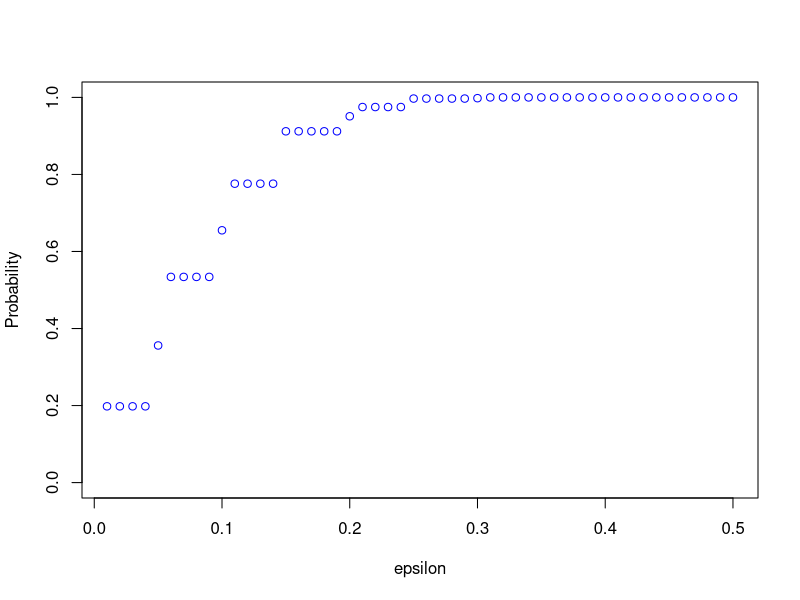
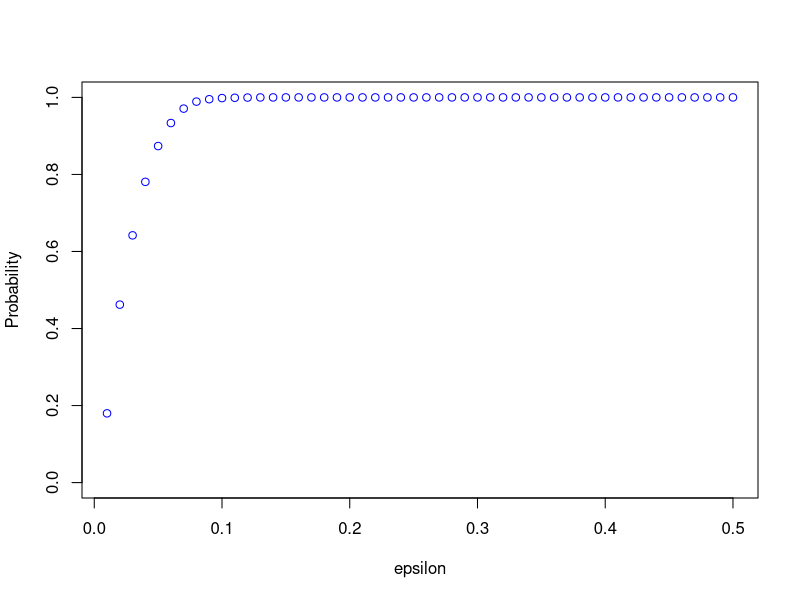
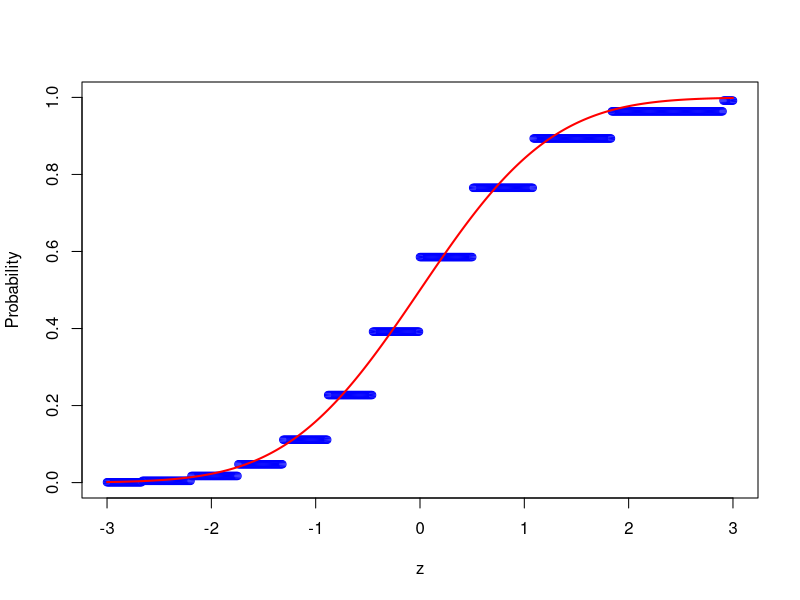
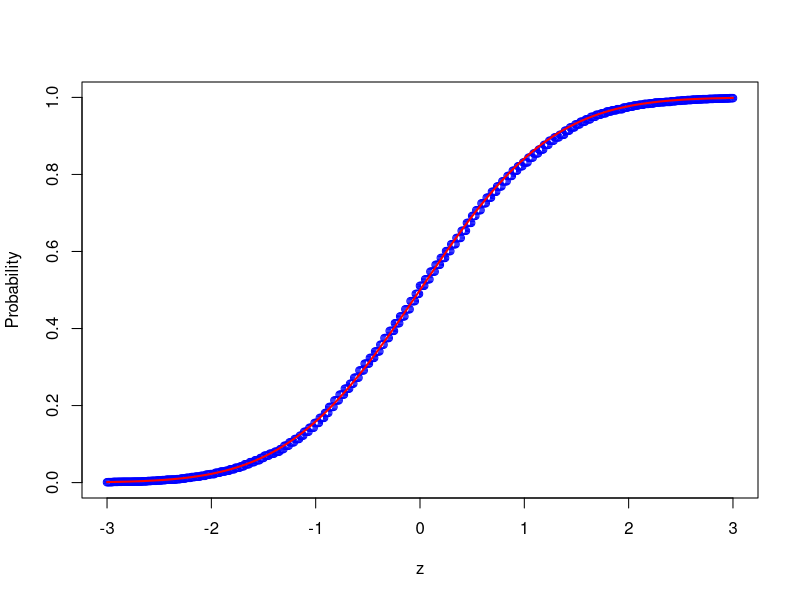
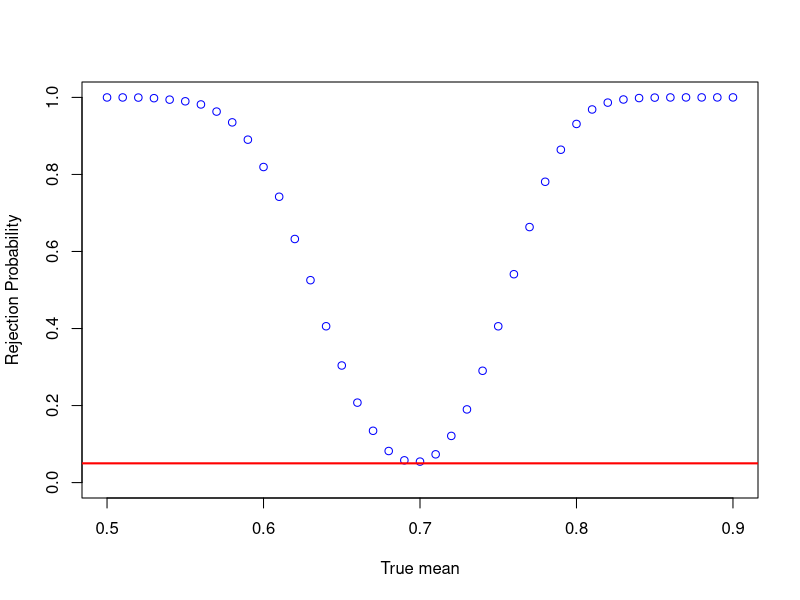

The R script that drew these images, in order:
## ---- chunk 1
n <- 20
p <- 0.7
theta = p
## ---- chunk 2
set.seed(4519)
S <- 10000
X <- replicate(S,rbinom(n,1,p))
theta_hat <- colMeans(X)
## ---- chunk 3
eps <- 0.1
mean(abs(theta_hat - p) <= eps)
## ---- chunk 4
calc_probs_consistency <- function(n,S,p,all_eps) {
  n_eps = length(all_eps)
  X <- replicate(S,rbinom(n,1,p))
  theta_hat <- colMeans(X)
  probs = rep(0, n_eps)
  for (i in 1:n_eps) {
    probs[i] = mean(abs(theta_hat - p) <= all_eps[i])
  }
  return(probs)
}
## ---- chunk 5
all_eps = seq(0.01, 0.5, by= 0.01)
probs <- calc_probs_consistency(n = 20, S = 1000, p = 0.7, all_eps = all_eps)
## ---- chunk 6
plot(all_eps,probs,ylim = c(0,1),xlab="epsilon",ylab="Probability", col = 'blue')
## ---- chunk 7
probs <- calc_probs_consistency(n = 200, S = 10000, p = 0.7, all_eps = seq(0.01, 0.5, by= 0.01))
plot(all_eps,probs,ylim = c(0,1),xlab="epsilon",ylab="Probability", col = 'blue')
## ---- chunk 8
calc_probs_asymp_normal <- function(n,S,p,z) {
  n_z = length(z)
  X <- replicate(S,rbinom(n,1,p))
  theta_hat <- colMeans(X)
  stds <- apply(X, 2, sd)
  probs = rep(0, n_z)
  for (i in 1:n_z) {
    probs[i] = mean( sqrt(n)*(theta_hat - p)/stds <= z[i])
  }
  return(probs)
}
## ---- chunk 9
z = seq(-3,3,by=0.01)
probs <- calc_probs_asymp_normal(n = 20, S = 10000, p = 0.7, z = z)
plot(z,probs,ylim = c(0,1),xlab="z",ylab="Probability", col = 'blue')
lines(z, pnorm(z, 0, 1), col = 'red',lwd = 2)
## ---- chunk 10
probs <- calc_probs_asymp_normal(n = 2000, S = 10000, p = 0.7, z = z)
plot(z,probs,ylim = c(0,1),xlab="z",ylab="Probability", col = 'blue')
lines(z, pnorm(z, 0, 1), col = 'red',lwd = 2)
## ---- chunk 11
calc_rej_probs <- function(n,S,mus,mu0,alpha) {
  n_mus = length(mus)
  probs = rep(0, n_mus)
  for (i in 1:n_mus) {
    X <- replicate(S,rbinom(n,1,mus[i]))
    theta_hat <- colMeans(X)
    stds <- apply(X, 2, sd)
    probs[i] = mean(abs( sqrt(n)*(theta_hat - mu0)/stds ) > qnorm(1-alpha/2) )
  }
  return(probs)
}
## ---- chunk 12
mus = seq(0.5,0.9,by=0.01)
probs <- calc_rej_probs(n = 200, S = 10000, mus = mus, mu0 = 0.7, alpha = 0.05)
plot(mus,probs,ylim = c(0,1),xlab="True mean",ylab="Rejection Probability", col = 'blue')
abline(h=0.05, col = 'red',lwd = 2)
